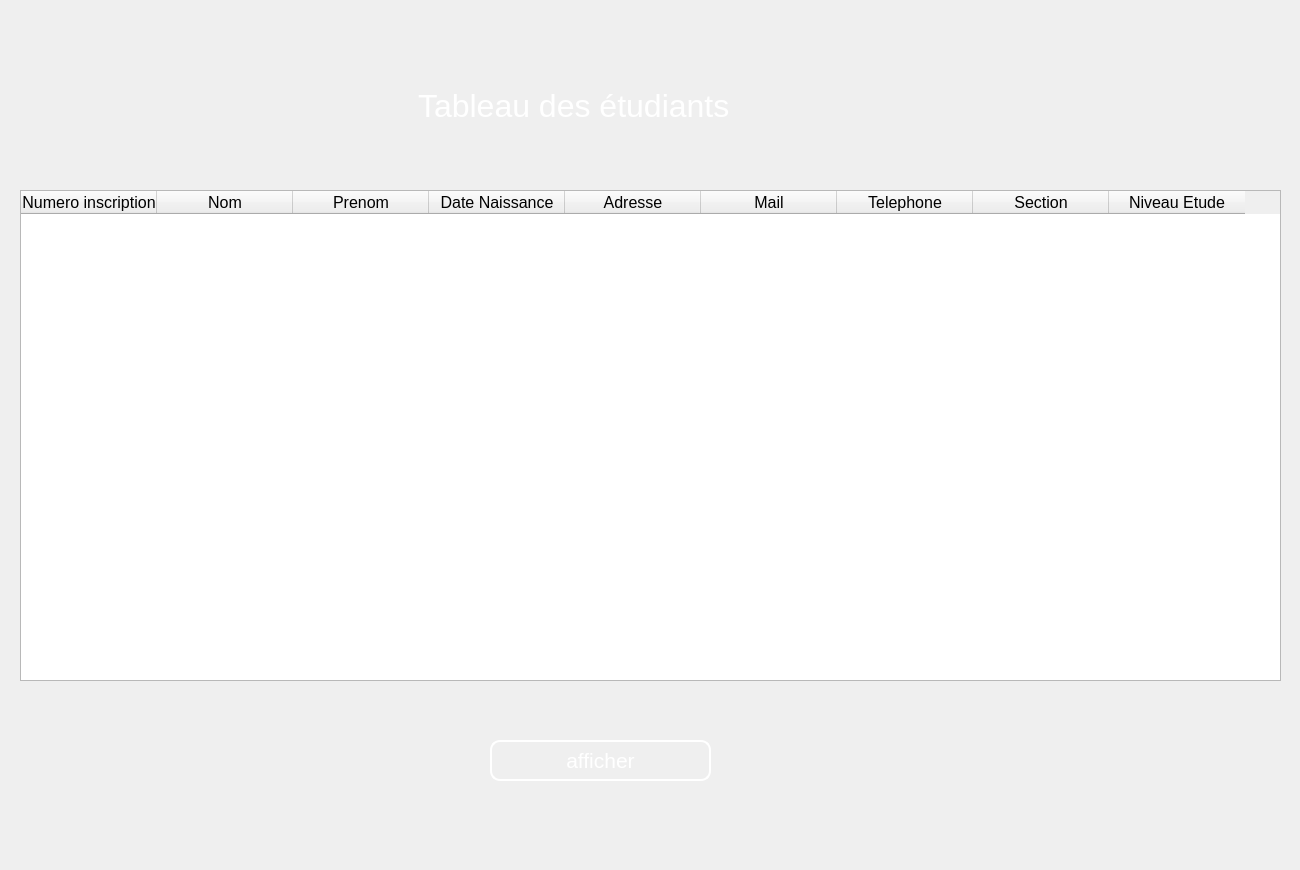
<?xml version="1.0" encoding="UTF-8"?>
<ui version="4.0">
 <class>afficher_etudiant</class>
 <widget class="QWidget" name="afficher_etudiant">
  <property name="geometry">
   <rect>
    <x>0</x>
    <y>0</y>
    <width>1300</width>
    <height>870</height>
   </rect>
  </property>
  <property name="maximumSize">
   <size>
    <width>1300</width>
    <height>870</height>
   </size>
  </property>
  <property name="windowTitle">
   <string>Form</string>
  </property>
  <property name="styleSheet">
   <string notr="true"/>
  </property>
  <widget class="QLabel" name="label">
   <property name="geometry">
    <rect>
     <x>0</x>
     <y>0</y>
     <width>1300</width>
     <height>870</height>
    </rect>
   </property>
   <property name="text">
    <string/>
   </property>
   <property name="pixmap">
    <pixmap resource="ressources.qrc">:/ressources/23.jpg</pixmap>
   </property>
   <property name="scaledContents">
    <bool>true</bool>
   </property>
  </widget>
  <widget class="QPushButton" name="pushButton">
   <property name="geometry">
    <rect>
     <x>490</x>
     <y>740</y>
     <width>221</width>
     <height>41</height>
    </rect>
   </property>
   <property name="font">
    <font>
     <pointsize>16</pointsize>
    </font>
   </property>
   <property name="styleSheet">
    <string notr="true">
color: rgb(255, 255, 255);
border:2px solid white;
border-radius:10px</string>
   </property>
   <property name="text">
    <string>afficher</string>
   </property>
  </widget>
  <widget class="QLabel" name="label_2">
   <property name="geometry">
    <rect>
     <x>418</x>
     <y>80</y>
     <width>391</width>
     <height>51</height>
    </rect>
   </property>
   <property name="font">
    <font>
     <pointsize>24</pointsize>
    </font>
   </property>
   <property name="styleSheet">
    <string notr="true">background:transparent;
color: rgb(255, 255, 255);

border-radius:10px</string>
   </property>
   <property name="text">
    <string>Tableau des étudiants</string>
   </property>
  </widget>
  <widget class="QTableWidget" name="tableWidget">
   <property name="geometry">
    <rect>
     <x>20</x>
     <y>190</y>
     <width>1261</width>
     <height>491</height>
    </rect>
   </property>
   <property name="font">
    <font>
     <pointsize>12</pointsize>
    </font>
   </property>
   <property name="styleSheet">
    <string notr="true"/>
   </property>
   <attribute name="horizontalHeaderDefaultSectionSize">
    <number>136</number>
   </attribute>
   <column>
    <property name="text">
     <string>Numero inscription</string>
    </property>
   </column>
   <column>
    <property name="text">
     <string>Nom</string>
    </property>
   </column>
   <column>
    <property name="text">
     <string>Prenom</string>
    </property>
   </column>
   <column>
    <property name="text">
     <string>Date Naissance</string>
    </property>
   </column>
   <column>
    <property name="text">
     <string>Adresse</string>
    </property>
   </column>
   <column>
    <property name="text">
     <string>Mail</string>
    </property>
   </column>
   <column>
    <property name="text">
     <string>Telephone</string>
    </property>
   </column>
   <column>
    <property name="text">
     <string>Section</string>
    </property>
   </column>
   <column>
    <property name="text">
     <string>Niveau Etude</string>
    </property>
   </column>
  </widget>
 </widget>
 <resources>
  <include location="ressources.qrc"/>
 </resources>
 <connections/>
</ui>
